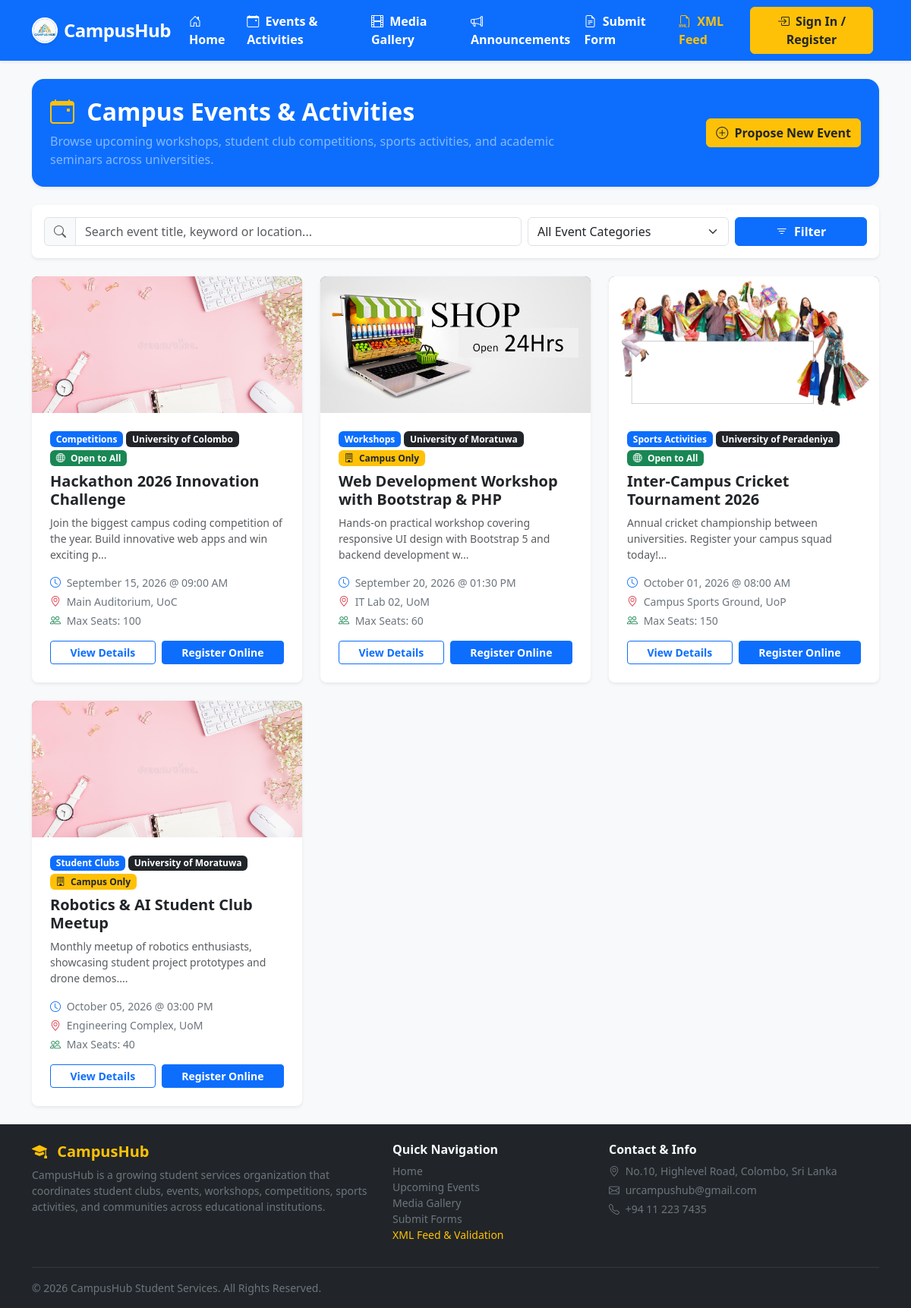
Screenshot of /events.php with the database file from the repository.
### tables this page shows
CREATE TABLE `event` (
  `id` int(11) NOT NULL AUTO_INCREMENT,
  `title` varchar(100) NOT NULL,
  `description` text NOT NULL,
  `category_id` int(11) NOT NULL,
  `campus_id` int(11) NOT NULL DEFAULT 1,
  `is_open_to_all` tinyint(1) NOT NULL DEFAULT 0,
  `event_date` datetime NOT NULL,
  `location` varchar(100) NOT NULL,
  `banner_img` varchar(255) DEFAULT 'resources/event_images/default_event.jpg',
  `max_participants` int(11) NOT NULL DEFAULT 50,
  `created_by` varchar(100) NOT NULL,
  `status_id` int(11) NOT NULL DEFAULT 1,
  PRIMARY KEY (`id`),
  KEY `fk_event_category` (`category_id`),
  KEY `fk_event_user` (`created_by`),
  KEY `fk_event_campus` (`campus_id`),
  CONSTRAINT `fk_event_category` FOREIGN KEY (`category_id`) REFERENCES `category` (`id`),
  CONSTRAINT `fk_event_user` FOREIGN KEY (`created_by`) REFERENCES `user` (`email`),
  CONSTRAINT `fk_event_campus` FOREIGN KEY (`campus_id`) REFERENCES `campus` (`id`) ON DELETE CASCADE
);

CREATE TABLE `category` (
  `id` int(11) NOT NULL AUTO_INCREMENT,
  `name` varchar(50) NOT NULL,
  PRIMARY KEY (`id`)
);

CREATE TABLE `campus` (
  `id` int(11) NOT NULL AUTO_INCREMENT,
  `name` varchar(100) NOT NULL,
  `code` varchar(20) NOT NULL,
  PRIMARY KEY (`id`)
);

### includes/connection.php (called while the page is built, shortened)
<?php
class Database {
    public static $connection;
    public static function setUpConnection(){
        if(!isset(Database::$connection)){
            Database::$connection = new mysqli("localhost", "root", "janith2004", "campushub", "3306");
        }
    }
    public static function search($q){
        $resultset = Database::$connection->query($q);
        return $resultset;
    }
}
?>

### events.php (the view, shortened to what this page needs)
<?php
include "includes/connection.php";
?>
<!DOCTYPE html>
<html>
<head>
    <link href="https://cdn.jsdelivr.net/npm/bootstrap@5.3.8/dist/css/bootstrap.min.css" rel="stylesheet">
    <link rel="stylesheet" href="https://cdn.jsdelivr.net/npm/bootstrap-icons@1.13.1/font/bootstrap-icons.min.css">
    <link rel="stylesheet" href="css/style.css">
</head>
<body class="bg-light">
    <?php include "includes/header.php"; ?>
    <div class="container my-4">
        <div class="card border-0 shadow-sm p-4 bg-primary text-white rounded-4 mb-4">
            <div class="row align-items-center">
                <div class="col-md-8">
                    <h2 class="fw-bold mb-2"><i class="bi bi-calendar-event me-2 text-warning"></i> Campus Events & Activities</h2>
                    <p class="mb-0 text-white-50">Browse upcoming workshops, student club competitions, sports activities, and academic seminars across universities.</p>
                </div>
                <div class="col-md-4 text-md-end mt-3 mt-md-0">
                    <a href="submit_form.php" class="btn btn-warning fw-bold text-dark"><i class="bi bi-plus-circle me-1"></i> Propose New Event</a>
                </div>
            </div>
        </div>
        <div class="card border-0 shadow-sm p-3 mb-4 bg-white rounded-3">
            <div class="row g-2 align-items-center">
                <div class="col-12 col-md-6 col-lg-7">
                    <div class="input-group">
                        <span class="input-group-text bg-light"><i class="bi bi-search text-muted"></i></span>
                        <input type="text" class="form-control" id="basic_search_txt" placeholder="Search event title, keyword or location..." onkeyup="basicSearch(0);">
                    </div>
                </div>
                <div class="col-12 col-md-4 col-lg-3">
                    <select class="form-select" id="basic_search_select" onchange="basicSearch(0);">
                        <option value="0">All Event Categories</option>
                    </select>
                </div>
                <div class="col-12 col-md-2 col-lg-2 d-grid">
                    <button class="btn btn-primary fw-bold" onclick="basicSearch(0);"><i class="bi bi-filter me-1"></i> Filter</button>
                </div>
            </div>
        </div>
        <div class="row g-4" id="basicSearchResult">
            <?php
            $query = "SELECT event.*, category.name AS cat_name, campus.name AS campus_name FROM `event`
            INNER JOIN `category` ON event.category_id=category.id
            LEFT JOIN `campus` ON event.campus_id=campus.id WHERE 1=1 ";
            $query .= "ORDER BY event_date ASC";
            $rs = Database::search($query);
            while ($ev = $rs->fetch_assoc()):
            ?>
                <div class="col-12 col-md-6 col-lg-4">
                    <div class="card border-0 shadow-sm h-100 rounded-3 overflow-hidden bg-white">
                        <div class="bg-secondary text-white text-center overflow-hidden" style="height: 180px;">
                            <img src="<?php echo htmlspecialchars($ev["banner_img"]); ?>" class="w-100 h-100 object-fit-cover" alt="<?php echo htmlspecialchars($ev["title"]); ?>" onerror="this.onerror=null; this.parentElement.innerHTML='<div class=\'p-4 text-center\'><i class=\'bi bi-calendar-event display-3 text-warning\'></i></div>';" />
                        </div>
                        <div class="card-body p-4 d-flex flex-column">
                            <div class="d-flex flex-wrap gap-1 mb-2">
                                <span class="badge bg-primary text-white"><?php echo htmlspecialchars($ev["cat_name"]); ?></span>
                                <span class="badge bg-dark text-white"><?php echo htmlspecialchars($ev["campus_name"] ? $ev["campus_name"] : "Campus Event"); ?></span>
                                <?php if ($ev["is_open_to_all"] == 1): ?>
                                    <span class="badge bg-success"><i class="bi bi-globe me-1"></i> Open to All</span>
                                <?php else: ?>
                                    <span class="badge bg-warning text-dark"><i class="bi bi-building me-1"></i> Campus Only</span>
                                <?php endif; ?>
                            </div>
                            <h5 class="fw-bold card-title text-dark"><?php echo htmlspecialchars($ev["title"]); ?></h5>
                            <p class="card-text text-muted small flex-grow-1"><?php echo htmlspecialchars(substr($ev["description"], 0, 100)) . '...'; ?></p>
                            <div class="small text-secondary mb-3">
                                <div class="mb-1"><i class="bi bi-clock me-1 text-primary"></i> <?php echo date("F d, Y @ h:i A", strtotime($ev["event_date"])); ?></div>
                                <div class="mb-1"><i class="bi bi-geo-alt me-1 text-danger"></i> <?php echo htmlspecialchars($ev["location"]); ?></div>
                                <div><i class="bi bi-people me-1 text-success"></i> Max Seats: <?php echo $ev["max_participants"]; ?></div>
                            </div>
                            <div class="d-flex gap-2 mt-auto">
                                <a href="event_detail.php?id=<?php echo $ev['id']; ?>" class="btn btn-outline-primary btn-sm flex-fill fw-bold">View Details</a>
                                <?php
                                $is_registered = false;
                                $tot_reg_cnt = Database::search("SELECT COUNT(*) AS total FROM `event_registration` WHERE `event_id`='" . $ev["id"] . "'")->fetch_assoc()["total"];
                                $is_seat_full = ($tot_reg_cnt >= $ev["max_participants"]);
                                ?>
                                <?php if ($is_registered): ?>
                                    <button class="btn btn-success btn-sm flex-fill fw-bold" id="reg_btn_<?php echo $ev['id']; ?>" onclick="alert('You are already registered for this event! You can manage your registrations from your Profile.');">
                                        <i class="bi bi-check-circle-fill me-1"></i> Registered
                                    </button>
                                <?php elseif ($is_seat_full): ?>
                                    <button class="btn btn-secondary btn-sm flex-fill fw-bold" disabled>
                                        <i class="bi bi-x-circle me-1"></i> Full
                                    </button>
                                <?php else: ?>
                                    <button class="btn btn-primary btn-sm flex-fill fw-bold" id="reg_btn_<?php echo $ev['id']; ?>" onclick="registerEvent(<?php echo $ev['id']; ?>)">
                                        Register Online
                                    </button>
                                <?php endif; ?>
                            </div>
                        </div>
                    </div>
                </div>
            <?php endwhile; ?>
        </div>
    </div>
    <?php include "includes/footer.php"; ?>
</body>
</html>

### includes/header.php (shortened to what this page needs)
<nav class="navbar navbar-expand-lg navbar-dark bg-primary shadow-sm sticky-top">
    <div class="container">
        <a class="navbar-brand d-flex align-items-center fw-bold brand-title fs-4" href="home.php">
            <img src="resources/logo/logo.jpg" alt="CampusHubLogo" width="34" height="34" class="rounded-circle me-2 border border-2 border-white shadow-sm object-fit-cover">
            <span>CampusHub</span>
        </a>
        <div class="collapse navbar-collapse" id="campusNavbar">
            <ul class="navbar-nav me-auto mb-2 mb-lg-0 fw-semibold">
                <li class="nav-item">
                    <a class="nav-link text-white" href="home.php"><i class="bi bi-house-door me-1"></i> Home</a>
                </li>
                <li class="nav-item">
                    <a class="nav-link text-white" href="events.php"><i class="bi bi-calendar-event me-1"></i> Events & Activities</a>
                </li>
                <li class="nav-item">
                    <a class="nav-link text-white" href="gallery.php"><i class="bi bi-film me-1"></i> Media Gallery</a>
                </li>
                <li class="nav-item">
                    <a class="nav-link text-white" href="announcements.php"><i class="bi bi-megaphone me-1"></i> Announcements</a>
                </li>
                <li class="nav-item">
                    <a class="nav-link text-white" href="submit_form.php"><i class="bi bi-file-earmark-text me-1"></i> Submit Form</a>
                </li>
                <li class="nav-item">
                    <a class="nav-link text-warning" href="xml_validator.php"><i class="bi bi-filetype-xml me-1"></i> XML Feed</a>
                </li>
            </ul>
            <div class="d-flex align-items-center">
                <?php if (isset($_SESSION["u"])):
                    $user = $_SESSION["u"];
                ?>
                    <div class="dropdown">
                        <button class="btn btn-outline-light dropdown-toggle d-flex align-items-center gap-2" type="button" id="userMenu" data-bs-toggle="dropdown" aria-expanded="false">
                            <i class="bi bi-person-circle fs-5"></i>
                            <span class="fw-bold">Hi, <?php echo htmlspecialchars($user["fname"]); ?></span>
                        </button>
                        <ul class="dropdown-menu dropdown-menu-end shadow" aria-labelledby="userMenu">
                            <li><a class="dropdown-item" href="profile.php"><i class="bi bi-person me-2"></i> My Profile</a></li>
                            <?php if ($user["user_type_id"] == 1): ?>
                                <li><a class="dropdown-item text-primary fw-bold" href="admin_dashboard.php"><i class="bi bi-speedometer2 me-2"></i> Main Admin Portal</a></li>
                            <?php elseif ($user["user_type_id"] == 2): ?>
                                <li><a class="dropdown-item text-warning fw-bold text-dark" href="sub_admin_dashboard.php"><i class="bi bi-shield-check me-2"></i> Sub-Admin Portal</a></li>
                            <?php endif; ?>
                            <li><hr class="dropdown-divider"></li>
                            <li><a class="dropdown-item text-danger fw-bold" href="#" onclick="signOut();"><i class="bi bi-box-arrow-right me-2"></i> Sign Out</a></li>
                        </ul>
                    </div>
                <?php else: ?>
                    <a href="index.php" class="btn btn-warning fw-bold text-dark me-2">
                        <i class="bi bi-box-arrow-in-right me-1"></i> Sign In / Register
                    </a>
                <?php endif; ?>
            </div>
        </div>
    </div>
</nav>

### includes/footer.php (shortened to what this page needs)
<footer class="bg-dark text-white pt-4 pb-3 mt-auto">
    <div class="container">
        <div class="row g-4">
            <div class="col-12 col-md-5">
                <h5 class="fw-bold text-warning mb-2"><i class="bi bi-mortarboard-fill me-2"></i> CampusHub</h5>
                <p class="small text-secondary mb-2">
                    CampusHub is a growing student services organization that coordinates student clubs, events, workshops, competitions, sports activities, and communities across educational institutions.
                </p>
            </div>
            <div class="col-6 col-md-3">
                <h6 class="fw-bold text-light mb-2">Quick Navigation</h6>
                <ul class="list-unstyled small">
                    <li><a href="home.php" class="text-secondary text-decoration-none">Home</a></li>
                    <li><a href="events.php" class="text-secondary text-decoration-none">Upcoming Events</a></li>
                    <li><a href="gallery.php" class="text-secondary text-decoration-none">Media Gallery</a></li>
                    <li><a href="submit_form.php" class="text-secondary text-decoration-none">Submit Forms</a></li>
                    <li><a href="xml_validator.php" class="text-warning text-decoration-none">XML Feed & Validation</a></li>
                </ul>
            </div>
            <div class="col-6 col-md-4">
                <h6 class="fw-bold text-light mb-2">Contact & Info</h6>
                <p class="small text-secondary mb-1"><i class="bi bi-geo-alt me-1"></i> No.10, Highlevel Road, Colombo, Sri Lanka</p>
                <p class="small text-secondary mb-1"><i class="bi bi-envelope me-1"></i> urcampushub@gmail.com</p>
                <p class="small text-secondary mb-0"><i class="bi bi-telephone me-1"></i> +94 11 223 7435</p>
            </div>
        </div>
        <hr class="border-secondary my-3">
        <div class="row align-items-center">
            <div class="col-12 col-md-6 text-center text-md-start">
                <p class="small text-secondary mb-0">&copy; 2026 CampusHub Student Services. All Rights Reserved.</p>
            </div>
        </div>
    </div>
</footer>

### css/style.css (style rules this page uses)
body { font-family: 'Segoe UI', Tahoma, Geneva, Verdana, sans-serif; background-color: #f8f9fa; min-height: 100vh; display: flex; flex-direction: column; }
.brand-title { font-weight: 800; letter-spacing: -0.5px; }

### rows the page displays
event: banner_img (picture), category.name "Competitions", campus.name "University of Colombo", is_open_to_all 1 (drawn), title "Hackathon 2026 Innovation Challenge", description "Join the biggest campus coding competition of the year. Build innovative web apps and win exciting p", event_date "September 15, 2026 @ 09:00 AM", location "Main Auditorium, UoC", max_participants "100"
event: banner_img (picture), category.name "Workshops", campus.name "University of Moratuwa", is_open_to_all 0 (drawn), title "Web Development Workshop with Bootstrap & PHP", description "Hands-on practical workshop covering responsive UI design with Bootstrap 5 and backend development w", event_date "September 20, 2026 @ 01:30 PM", location "IT Lab 02, UoM", max_participants "60"
event: banner_img (picture), category.name "Sports Activities", campus.name "University of Peradeniya", is_open_to_all 1 (drawn), title "Inter-Campus Cricket Tournament 2026", description "Annual cricket championship between universities. Register your campus squad today!", event_date "October 01, 2026 @ 08:00 AM", location "Campus Sports Ground, UoP", max_participants "150"
event: banner_img (picture), category.name "Student Clubs", campus.name "University of Moratuwa", is_open_to_all 0 (drawn), title "Robotics & AI Student Club Meetup", description "Monthly meetup of robotics enthusiasts, showcasing student project prototypes and drone demos.", event_date "October 05, 2026 @ 03:00 PM", location "Engineering Complex, UoM", max_participants "40"
